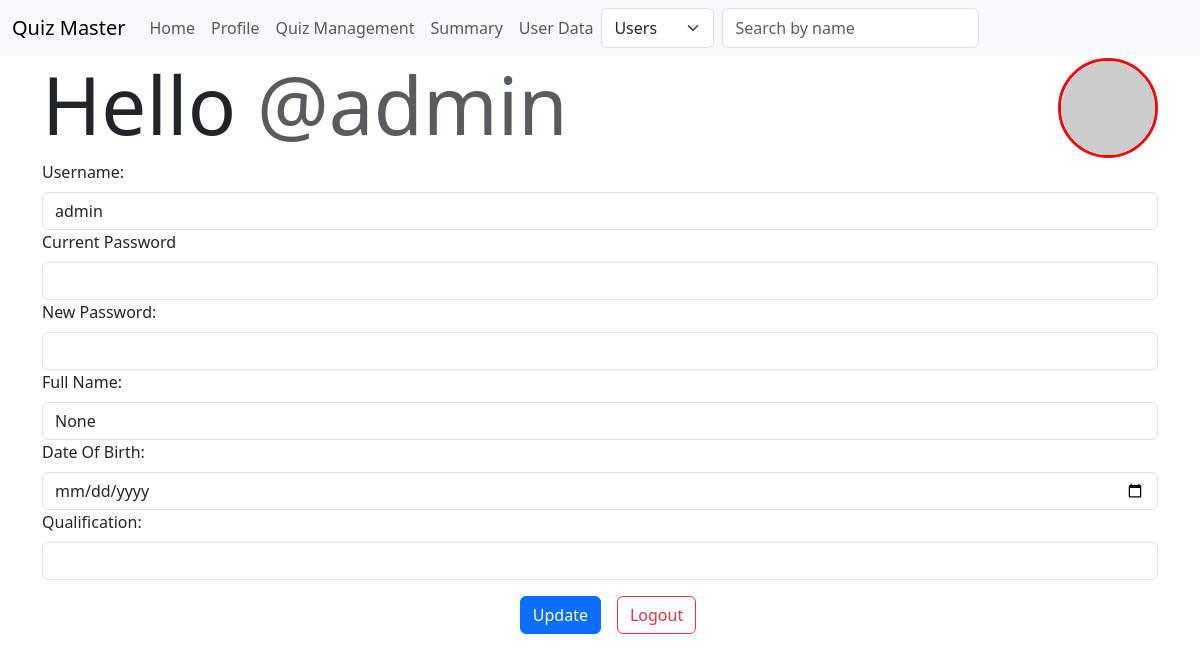
The app's page /profile (signed in) with its own data.
### models.py (models this page shows)
class User(db.Model):
    id = db.Column(db.Integer, primary_key = True)
    username = db.Column(db.String(50), unique = True, nullable = False)
    password_hash = db.Column(db.String(256),  nullable = False)
    full_name = db.Column(db.String(100), nullable = True)
    qualification = db.Column(db.String(255), nullable = True)
    dob = db.Column(db.String(20), nullable = True)
    is_admin = db.Column(db.Boolean, nullable = False, default = False)

### routes.py (the view)
@app.route("/profile")
@auth_requried
def profile():
    user = User.query.get(session['user_id'])
    return render_template('profile.html', user=user)

### routes.py (called while the page is built)
def auth_requried(func):
    @wraps(func)
    def inner(*args, **kwargs):
        if 'user_id' in session:
            return func(*args, **kwargs)
        else:
            flash('You need to be logged in to access this page')
            return redirect(url_for('login'))
    return inner

### templates/profile.html (shortened to what this page needs)
{% extends 'layout.html' %}
{% block content %}
<div class="heading">
    <h1 class="display-1">
        Hello
        <span class="text-muted">@{{user.username}}</span>
    </h1>
    <div class="profile-pic">
        <img src="https://api.dicebear.com/9.x/pixel-art/svg?seed={{user.username}}" width=100 alt="">
    </div>
</div>
<form action="" method="post" class="form">
    <div class="form-group">
        <label for="username" class="form-label">Username:</label>
        <input type="text" name="username" id="username" value="{{user.username}}" class="form-control" required>
    </div>
    <div class="form-group">
        <label for="cpassword" class="form-label">Current Password</label>
        <input type="password" name="cpassword" id="cpassword" class="form-control" required>
    </div>
    <div class="form-group">
        <label for="password" class="form-label">New Password:</label>
        <input type="password" name="password" id="password" class="form-control" required>
    </div>
    <div class="form-group">
        <label for="full_name" class="form-label">Full Name: </label>
        <input type="text" , name="full_name" , id="name" value="{{user.full_name}}" class="form-control">
    </div>
    <div class="form-group">
        <label for="date_of_birth" class="form-label">Date Of Birth: </label>
        <input type="date" , name="date_of_birth" class="form-control">
    </div>
    <div class="form-group">
        <label for="qualification" class="form-label">Qualification: </label>
        <input type="text" , name="qualification" class="form-control">
    </div>
    <div class="buttons d-flex justify-content-center align-items-center">
        <div class="form-group m-3">
            <input type="submit" value="Update" class="btn btn-primary">
        </div>
        <a href="{{url_for('logout')}}" class="btn btn-outline-danger">Logout</a>
    </div>
</form>
{% endblock %}

### templates/navbar.html (shortened to what this page needs)
<nav class="navbar navbar-expand-lg bg-body-tertiary">
    <div class="container-fluid">
        <a class="navbar-brand" href="/">Quiz Master</a>
        <div class="collapse navbar-collapse" id="navbarSupportedContent">
            <ul class="navbar-nav me-auto mb-2 mb-lg-0">
                {% if 'user_id' in session %}
                <li class="nav-item">
                    <a class="nav-link" href="{{ url_for('home') }}">Home</a>
                </li>
                <li class="nav-item">
                    <a class="nav-link" href="{{ url_for('profile') }}">Profile</a>
                </li>
                {% if user and user.is_admin %}
                <li class="nav-item">
                    <a class="nav-link" href="{{ url_for('quiz_management') }}">Quiz Management</a>
                </li>
                <li class="nav-item">
                    <a class="nav-link" href="{{ url_for('summary') }}">Summary</a>
                </li>
                <li class="nav-item">
                    <a class="nav-link" href="{{ url_for('user_data') }}">User Data</a>
                </li>
                {% endif %}
                <form class="d-flex" method="GET" action="{{ url_for('search') }}">
                    <select class="form-select me-2" name="source" style="width: auto;">
                        {% if user.is_admin %}
                        <option value="users" {% if source=='users' %}selected{% endif %}>Users</option>
                        {% endif %}
                    </select>
                    <input class="form-control me-2" type="search" placeholder="Search by name" name="q"
                        value="{{ request.args.get('q', '') }}">
                    <button class="btn btn-outline-light" type="submit">Search</button>
                </form>
                {% endif %}
            </ul>
        </div>
    </div>
</nav>

### templates/profile.html (style rules this page uses)
.heading { display: flex; justify-content: space-between; align-items: center; }
.profile-pic { width: 100px; height: 100px; border: 3px solid rgb(234, 10, 10); border-radius: 50%; overflow: hidden; }

### records on screen
User: source "Users", username "admin", full_name "None"
